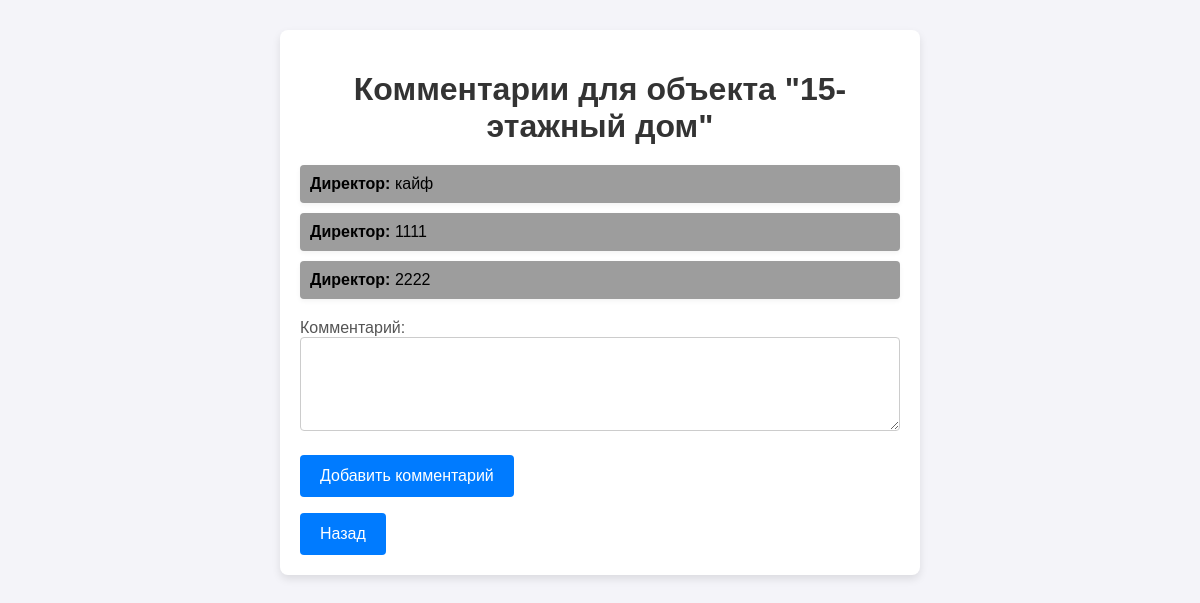
/comments/6 (signed in), run on the app's committed database.
### tables this page shows
CREATE TABLE construction_objects (
                id INTEGER PRIMARY KEY AUTOINCREMENT,
                name TEXT NOT NULL,
                address TEXT NOT NULL,
                deadline TEXT NOT NULL,
                status TEXT NOT NULL
            );

CREATE TABLE comments (
                id INTEGER PRIMARY KEY AUTOINCREMENT,
                object_id INTEGER NOT NULL,
                user TEXT NOT NULL,
                text TEXT NOT NULL,
                FOREIGN KEY (object_id) REFERENCES construction_objects (id) ON DELETE CASCADE
            );

### main.py (the view)
@app.route("/comments/<int:object_id>", methods=["GET", "POST"])
@login_required
def comments(object_id):
    obj = ConstructionObjectTable.get_by_id(object_id)
    if request.method == "POST":
        user = current_user.desc
        text = request.form["text"]
        CommentTable.save(object_id=object_id, user=user, text=text)
        return redirect(url_for("comments", object_id=object_id))
    comments = CommentTable.get_by_id(object_id)
    return render_template("comments.html", obj=obj, comments=comments)

### active_record.py (called while the page is built)
    @staticmethod
    def connect():
        conn = sqlite3.connect(DB_PATH)
        conn.row_factory = sqlite3.Row
        return conn

    @staticmethod
    def from_row(row):
        return ConstructionObject(
            id=row["id"], name=row["name"], address=row["address"],
            deadline=row["deadline"], status=row["status"]
        )

    @staticmethod
    def get_by_id(object_id):
        conn = ConstructionObject.connect()
        cursor = conn.cursor()
        cursor.execute("SELECT * FROM construction_objects WHERE id = ?", (object_id,))
        row = cursor.fetchone()
        conn.close()
        return ConstructionObject.from_row(row) if row else None

    @staticmethod
    def from_row(row):
        return Comment(
            id=row[0], object_id=row[1], user=row[2], text=row[3]
        )

    @classmethod
    def get_by_id(cls, object_id):
        print(f"object_id {object_id}")
        conn = Comment.connect()
        cursor = conn.cursor()
        cursor.execute("SELECT * FROM comments WHERE object_id = ?", (object_id,))
        rows = cursor.fetchall()
        conn.close()
        return [Comment.from_row(row) for row in rows]

    @staticmethod
    def from_row(row):
        if len(row) == 4:
            return User(
                id=row[0],
                username=row[1],
                password=row[2],
                desc=row[3]
            )
        return None

    @classmethod
    def get_by_id(cls, user_id):
        conn = User.connect()
        cursor = conn.cursor()
        cursor.execute("SELECT * FROM users WHERE id = ?", (user_id,))
        row = cursor.fetchone()
        conn.close()
        return User.from_row(row) if row else None

### main.py (called while the page is built)
@login_manager.user_loader
def load_user(user_id):
    return UserTable.get_by_id(user_id)

### table_module.py (called while the page is built)
    @staticmethod
    def get_by_id(object_id):
        return ConstructionObject.get_by_id(object_id)

    @staticmethod
    def get_by_id(object_id):
        return Comment.get_by_id(object_id)

    @staticmethod
    def get_by_id(user_id):
        return User.get_by_id(user_id)

### templates/comments.html (shortened to what this page needs)
<!DOCTYPE html>
<html lang="ru">
<head>
</head>
<body>
    <div class="container">
        <h1>Комментарии для объекта "{{ obj.name }}"</h1>
        <ul>
            {% for comment in comments %}
            <li><strong>{{ comment.user }}:</strong> {{ comment.text }}</li>
            {% endfor %}
        </ul>
        <form method="POST">
            <div class="form-group">
                <label for="text">Комментарий:</label>
                <textarea id="text" name="text" rows="4" required></textarea>
            </div>
            <button type="submit">Добавить комментарий</button>
        </form>
        <button type="submit" onclick="window.location.href='{{ url_for('index') }}'">Назад</button>
    </div>
</body>
</html>

### templates/comments.html (style rules this page uses)
body { font-family: Arial, sans-serif; background-color: #f4f4f9; margin: 0; padding: 0; }
.container { max-width: 600px; margin: 30px auto; background-color: #ffffff; padding: 20px; border-radius: 8px; box-shadow: 0 4px 8px rgba(0, 0, 0, 0.1); }
h1 { text-align: center; color: #333; margin-bottom: 20px; }
ul { padding-left: 0; list-style: none; margin-bottom: 20px; }
ul li { background-color: #9d9d9d; padding: 10px; margin: 10px 0; border-radius: 4px; box-shadow: 0 2px 5px rgba(0, 0, 0, 0.05); }
.form-group { margin-bottom: 20px; }
label { font-size: 16px; color: #555; }
input[type="text"], textarea { width: 100%; padding: 10px; font-size: 16px; border: 1px solid #ccc; border-radius: 4px; box-sizing: border-box; }
button { background-color: #007BFF; color: #ffffff; border: none; padding: 12px 20px; font-size: 16px; border-radius: 4px; cursor: pointer; transition: background-color 0.3s; }

### data on the page
construction_objects: name "15-этажный дом"
comments: user "Директор", text "кайф"
comments: user "Директор", text "1111"
comments: user "Директор", text "2222"
